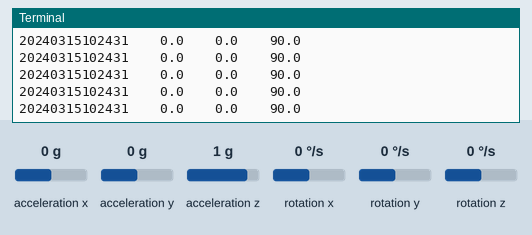
A program run on a simulated Raspberry Pi (BCM pin numbers). Shown: the last lines printed to the terminal. Inputs (shaded band) come from the test bench; at power-on: acceleration x 0 g, acceleration y 0 g, acceleration z 1 g, rotation x 0 °/s, rotation y 0 °/s, rotation z 0 °/s. The clock reads 2024-03-15 10:24:30 at power-on unless the program sets it; files the program writes start out absent.

Above: at 1.2 s.
1.3 s: acceleration x set to -1.4 g
At 1.8 s:
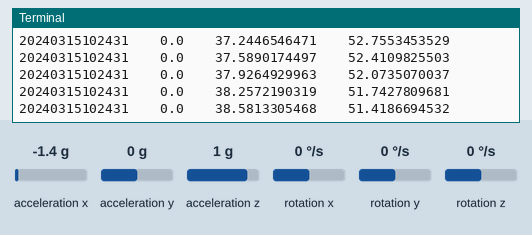
2.8 s: acceleration y set to -1.4 g
At 3.4 s:
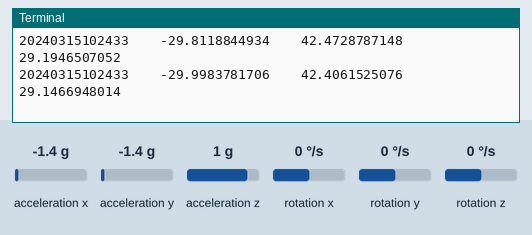
4.3 s: acceleration z set to -1.4 g
At 5.3 s:
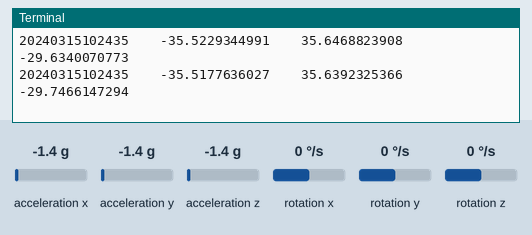
5.8 s: rotation x set to -192 °/s
At 6.6 s:
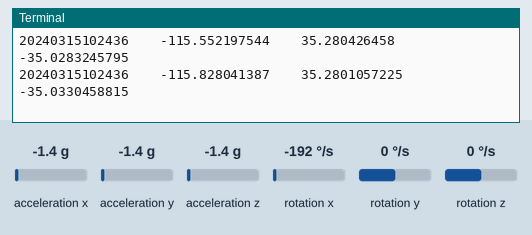
Timing chart, 0 to 8.3 s (numbered marks = the images above; inputs shaded):
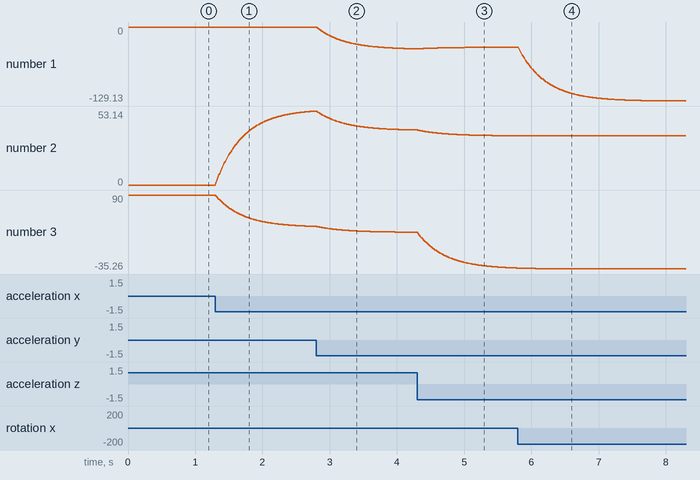

The program:

get.py
```python
#Simple MPU6050 Demo on Raspberry pi 2 using ITG-MPU breakout board (MPU6050)
#This breakout board from aliexpress for $1.50. 40pin old IDE cable used to connect to raspi2
#no interrupt, +vcc of the board is connected to +5v of raspi2
#only sda, scl connected to raspi2.
#MPU data accessed regularly every 10ms (.01sec), sleep time reduced to allow data processing and draw.
#By Opata Padmasiri
#codes for reading data from MPU6050 and complementary filter taken from the following blog:
#http://blog.bitify.co.uk/2013/11/reading-data-from-mpu-6050-on-raspberry.html

#!/usr/bin/python

import smbus
import math
import time
from time import sleep

# set up the colors
BLACK = (  0,   0,   0)
WHITE = (255, 255, 255)
RED   = (255,   0,   0)
GREEN = (  0, 255,   0)
BLUE  = (  0,   0, 255)

#==================================
# Power management registers
power_mgmt_1 = 0x6b
power_mgmt_2 = 0x6c

gyro_scale = 131.0
accel_scale = 16384.0

address = 0x68  # This is the default I2C address of ITG-MPU breakout board

def read_all():
    raw_gyro_data = bus.read_i2c_block_data(address, 0x43, 6)
    raw_accel_data = bus.read_i2c_block_data(address, 0x3b, 6)

    gyro_scaled_x = twos_compliment((raw_gyro_data[0] << 8) + raw_gyro_data[1]) / gyro_scale
    gyro_scaled_y = twos_compliment((raw_gyro_data[2] << 8) + raw_gyro_data[3]) / gyro_scale
    gyro_scaled_z = twos_compliment((raw_gyro_data[4] << 8) + raw_gyro_data[5]) / gyro_scale

    accel_scaled_x = twos_compliment((raw_accel_data[0] << 8) + raw_accel_data[1]) / accel_scale
    accel_scaled_y = twos_compliment((raw_accel_data[2] << 8) + raw_accel_data[3]) / accel_scale
    accel_scaled_z = twos_compliment((raw_accel_data[4] << 8) + raw_accel_data[5]) / accel_scale

    return(gyro_scaled_x,gyro_scaled_y,gyro_scaled_z,accel_scaled_x,accel_scaled_y,accel_scaled_z)
#==========================================================
def twos_compliment(val):
    if (val >= 0x8000):
        return -((65535 - val) + 1)
    else:
        return val

def get_z_rotation(x,y,z):
    radians = math.atan2(z, dist(x,y))
    return math.degrees(radians)

def get_y_rotation(x,y,z):
    radians = math.atan2(x, dist(y,z))
    return -math.degrees(radians)

def get_x_rotation(x,y,z):
    radians = math.atan2(y, dist(x,z))
    return math.degrees(radians)

def dist(a, b):
    return math.sqrt((a * a) + (b * b))


bus = smbus.SMBus(1)  # SMBus(1) for Raspberry pi 2 board

# Now wake the 6050 up as it starts in sleep mode
bus.write_byte_data(address, power_mgmt_1, 0)

now = time.time()

K = 0.98
K1 = 1 - K
time_diff = 0.01
(gyro_scaled_x, gyro_scaled_y, gyro_scaled_z, accel_scaled_x, accel_scaled_y, accel_scaled_z) = read_all()

last_x = get_x_rotation(accel_scaled_x, accel_scaled_y, accel_scaled_z)
last_y = get_y_rotation(accel_scaled_x, accel_scaled_y, accel_scaled_z)
last_z = get_z_rotation(accel_scaled_x, accel_scaled_y, accel_scaled_z)

gyro_offset_x = gyro_scaled_x
gyro_offset_y = gyro_scaled_y
gyro_offset_z = gyro_scaled_z

gyro_total_x = (last_x) - gyro_offset_x
gyro_total_y = (last_y) - gyro_offset_y
gyro_total_z = (last_z) - gyro_offset_z
#========================
fw = open('/home/pi/getdata.txt', 'w')
# run the loop
while True:

    from time import strftime
    now = strftime('%Y%m%d%H%M%S')

    time.sleep(time_diff - 0.005)
    (gyro_scaled_x, gyro_scaled_y, gyro_scaled_z, accel_scaled_x, accel_scaled_y, accel_scaled_z) = read_all()

    gyro_scaled_x -= gyro_offset_x
    gyro_scaled_y -= gyro_offset_y
    gyro_scaled_z -= gyro_offset_z

    gyro_x_delta = (gyro_scaled_x * time_diff)
    gyro_y_delta = (gyro_scaled_y * time_diff)
    gyro_z_delta = (gyro_scaled_z * time_diff)

    gyro_total_x += gyro_x_delta
    gyro_total_y += gyro_y_delta
    gyro_total_z += gyro_z_delta

    rotation_x = get_x_rotation(accel_scaled_x, accel_scaled_y, accel_scaled_z)
    rotation_y = get_y_rotation(accel_scaled_x, accel_scaled_y, accel_scaled_z)
    rotation_z = get_z_rotation(accel_scaled_x, accel_scaled_y, accel_scaled_z)

    last_x = K * (last_x + gyro_x_delta) + (K1 * rotation_x)
    last_y = K * (last_y + gyro_y_delta) + (K1 * rotation_y)
    last_z = K * (last_z + gyro_z_delta) + (K1 * rotation_z)

    f = open('/home/pi/getdata.txt', 'a+')
    f.write(now + '\t' + str(last_x) + '\t' + str(last_y) + '\t' + str(last_z))
    f.write('\r\n')
    f.close()
    print now,"\t",last_x,"\t",last_y,"\t",last_z

fw.close()
```

Measured:
- after the input at 1.3 s, the terminal: prints a new line at once (image 1)
- plotted number 2: 0 → 53.11 after the input at 1.3 s
- plotted number 3: 90 → 36.89 after the input at 1.3 s
